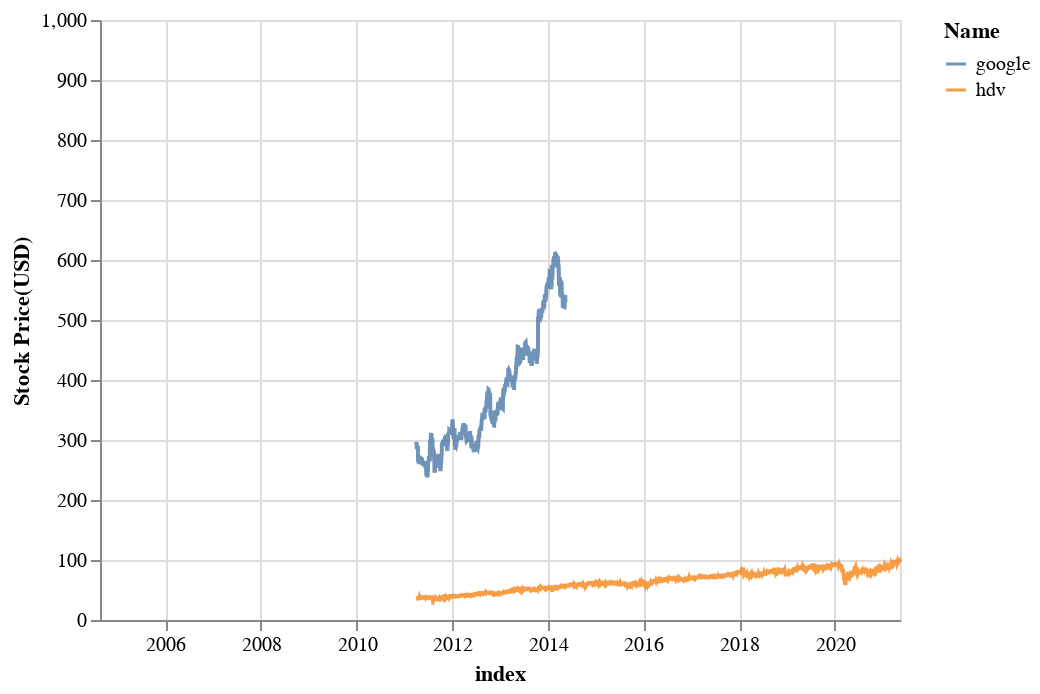

The cell this chart's notebook holds for it:
### Code cell
data=data.head(5000)
data

import altair as alt
chart=(
        alt.Chart(data)
       .mark_line(opacity=0.8)
       .encode(
           x="index:T",
           y=alt.Y("Stock Price(USD):Q",stack=None,scale=alt.Scale(domain=[0,1000])),
           color="Name:N"))
chart

### Figure 1 — Vega-Lite specification as saved in the notebook (floating-point values rounded to 4 significant figures; data arrays with more than 128 entries replaced by an {"elided": "..."} marker saying what was removed)
{"config": {"view": {"continuousWidth": 400, "continuousHeight": 300}}, "data": {"name": "data-90895c4044ee11b235ec34cfb002c555"}, "mark": {"type": "line", "opacity": 0.8}, "encoding": {"color": {"type": "nominal", "field": "Name"}, "x": {"type": "temporal", "field": "index"}, "y": {"type": "quantitative", "field": "Stock Price(USD)", "scale": {"domain": [0, 1000]}, "stack": null}}, "$schema": "https://vega.github.io/schema/vega-lite/v4.8.1.json", "datasets": {"data-90895c4044ee11b235ec34cfb002c555": {"elided": "5000 records"}}}
